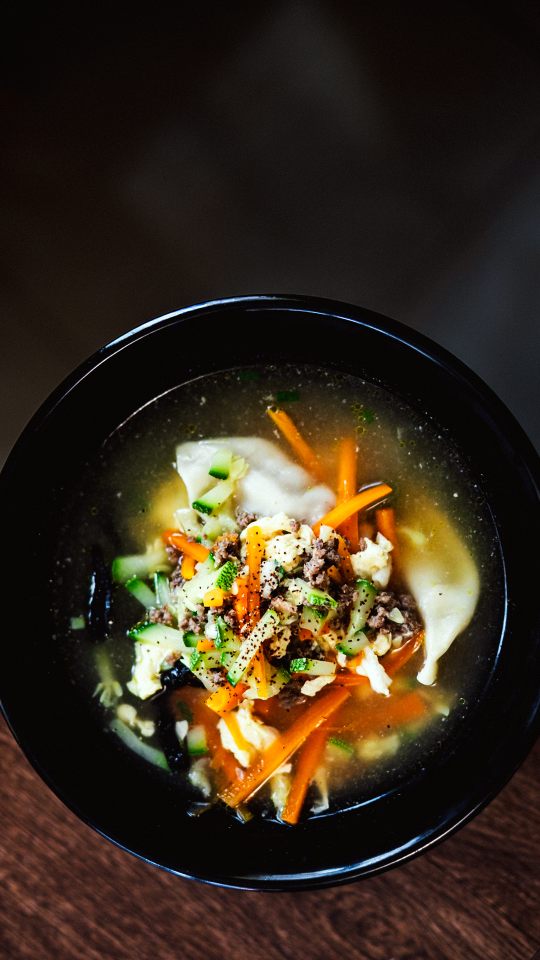
#> input picture historias/fotos/mandu-guk-cenital.jpg, 1080 x 1920 px (shown at 1/2 size)
$ python verificar.py ../fotos/mandu-guk-cenital.jpg ../fotos/mandu-guk-vapor.jpg 5
#> lines starting #> are read from the running program, lines starting #| are printed output that depends on the picture; after the words box and inside, x2 and y2 are one past the last pixel; in counts of white or black regions, pixels touching at a corner belong together
#!/usr/bin/env python3
"""Mide un render contra los valores de la referencia y avisa si el texto pisa algo.

    python3 herramientas/verificar.py fotos/mi-foto.jpg render.png

Aísla el texto restando el render contra su foto de fondo, así que mide la
tinta real y no lo que dice el CSS. Informa:

  - altura de tinta de cada nivel, contra los valores de la referencia
  - geometría del bloque (ancla, margen, arranque, medida, interlineado)
  - cuántas bandas de texto hay: si son más de las esperadas, alguna línea
    se partió sola, que es un bug silencioso y fácil de no ver
  - el aire hasta el primer detalle de la foto, o si lo interseca

Valores de la referencia (1449x2576 normalizada a 1080x1920):
  nombre 32 px de tinta · hangul 32 · bajada 20
  margen 14.2 % · arranque 12.4 % · medida 50.3 % · interlineado 37.8 px
"""
import sys
import numpy as np
from PIL import Image

REF = {"nombre": 32.0, "hangul": 32.0, "bajada": 20.0,
       "margen_pc": 14.2, "arriba_pc": 12.4, "medida_pc": 50.3, "interlinea": 37.8}


def bandas_de(mask):
    filas = mask.any(axis=1)
    salida, y, H = [], 0, mask.shape[0]
    while y < H:
        if filas[y]:
            y0 = y
            while y < H and filas[y]:
                y += 1
            salida.append((y0, y - 1))
        else:
            y += 1
    return salida


def alto_de(mask, banda, x0, x1):
    sub = mask[banda[0]:banda[1] + 1, x0:x1 + 1]
    ys = np.where(sub.any(axis=1))[0]
    return ys.max() - ys.min() + 1, banda[0] + ys.min()


def main(foto_path, render_path, esperadas=6):
#> called with foto_path = '../fotos/mandu-guk-cenital.jpg', render_path = '../fotos/mandu-guk-vapor.jpg', esperadas = 5
    foto = np.asarray(Image.open(foto_path).convert("RGB").resize((1080, 1920)), np.int16)
    comp = np.asarray(Image.open(render_path).convert("RGB"), np.int16)
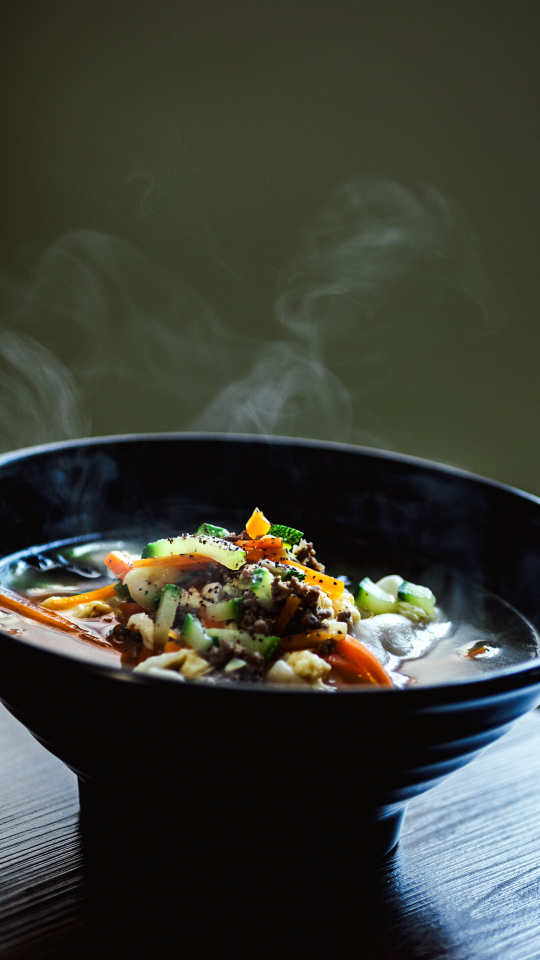
#> input picture historias/fotos/mandu-guk-vapor.jpg, 1080 x 1920 px (shown at 1/2 size)
    mask = np.abs(comp - foto).max(axis=2) > 24
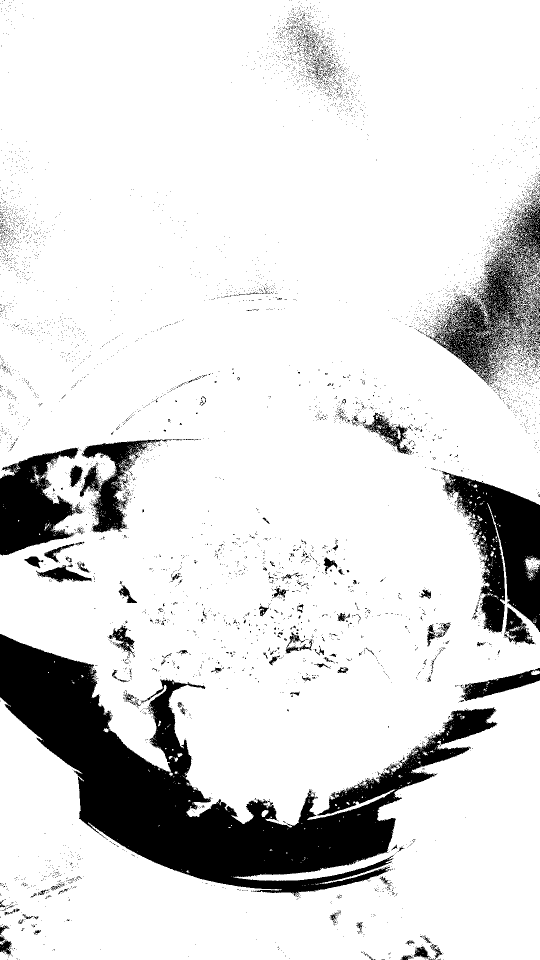
#> mask: shape (1920, 1080) bool (shown at 1/2 size); 86.6% white; 6854 black regions (6706 under 20 px), largest, box (x1, y1, x2, y2) and area: (0, 1268, 994, 1792) 156095, (884, 942, 1080, 1265) 31406, (852, 394, 1080, 770) 24032
    H, W = mask.shape
#> H = 1920; W = 1080

    bandas = bandas_de(mask)
#> after the loop in bandas_de, `while y < H:`: salida = [(0, 1919)]; y = 1920
#> bandas = [(0, 1919)]
    print(f"bandas de texto: {len(bandas)}  (esperadas {esperadas})")
#| bandas de texto: 1  (esperadas 5)
    if len(bandas) != esperadas:
        print("  !! alguna línea se partió o se fusionó. Revisá --medida antes de seguir.")
    for i, (a, b) in enumerate(bandas):
        xs = np.where(mask[a:b + 1].any(axis=0))[0]
        print(f"    {i}: y {a:>4}-{b:<4} x {xs.min():>4}-{xs.max():<4} ancho {xs.max()-xs.min()+1}")
#> this loop made 1 pass
#|     0: y    0-1919 x    0-1079 ancho 1080

    if len(bandas) >= 3:
        xs0 = np.where(mask[bandas[0][0]:bandas[0][1] + 1].any(axis=0))[0]
        xs2 = np.where(mask[bandas[2][0]:bandas[2][1] + 1].any(axis=0))[0]
        n, ny = alto_de(mask, bandas[0], xs0.min(), xs0.min() + 34)
        h = bandas[1][1] - bandas[1][0] + 1
        b_, by = alto_de(mask, bandas[2], xs2.min(), xs2.min() + 20)
        print("\naltura de tinta        real   referencia")
        for etq, v, r in (("nombre", n, REF["nombre"]), ("hangul", h, REF["hangul"]),
                          ("bajada", b_, REF["bajada"])):
            print(f"  {etq:<8} {v:>10.1f}   {r:>8.1f}   {'ok' if abs(v-r) <= 1.5 else 'DESVIADO'}")
        print(f"\n  nombre -> hangul (tope a tope) {bandas[1][0]-ny:6.1f}   ref 49.9")
        print(f"  hangul -> bajada (tope a tope) {by-bandas[1][0]:6.1f}   ref 63.4")

    xs = np.where(mask.any(axis=0))[0]
#> xs = 1080 values from 0 to 1079
    ys = np.where(mask.any(axis=1))[0]
#> ys = 1920 values from 0 to 1919
    izq, der = xs.min(), W - 1 - xs.max()
#> izq = 0; der = 0
    ancla = "left" if izq < der else "right"
#> ancla = 'right'
    margen = min(izq, der)
#> margen = 0
    inter = np.mean([bandas[i + 1][0] - bandas[i][0] for i in range(2, len(bandas) - 1)]) \
        if len(bandas) > 3 else float("nan")
#> inter = nan
    print(f"\ngeometría               real            referencia")
    print(f"  ancla                 {ancla:<15} —")
#|   ancla                 right           —
    print(f"  margen                {margen:>4.0f} px ({100*margen/W:4.1f} %)  {REF['margen_pc']:>4.1f} %")
#|   margen                   0 px ( 0.0 %)  14.2 %
    print(f"  arranque              {ys.min():>4.0f} px ({100*ys.min()/H:4.1f} %)  {REF['arriba_pc']:>4.1f} %")
#|   arranque                 0 px ( 0.0 %)  12.4 %
    print(f"  medida                {xs.max()-xs.min():>4.0f} px ({100*(xs.max()-xs.min())/W:4.1f} %)  {REF['medida_pc']:>4.1f} %")
#|   medida                1079 px (99.9 %)  50.3 %
    print(f"  interlineado          {inter:>4.1f} px          {REF['interlinea']:>4.1f} px")
#|   interlineado           nan px          37.8 px

    # ¿el texto pisa algo? buscar la primera fila con detalle fuerte por debajo
    g = np.asarray(Image.open(foto_path).convert("L").resize((1080, 1920)), np.float32) / 255
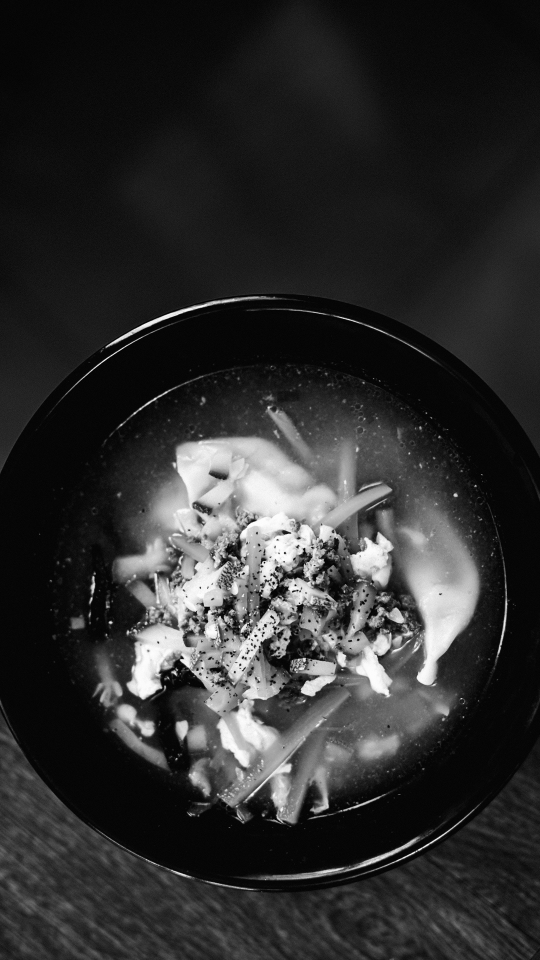
#> g: shape (1920, 1080) float32 (shown at 1/2 size); min 0, max 1, mean 0.181
    det = np.array([g[y:y + 10].std() for y in range(0, H - 10, 10)])
#> det = 191 values, max 0.352 at index 118, min 0.0171 at index 0, mean 0.151
    abajo = [i * 10 for i, v in enumerate(det) if v > 0.035 and i * 10 > ys.min()]
#> abajo = 132 values from 590 to 1900
    if not abajo:
        print("\n  la foto no tiene detalle fuerte por debajo del bloque.")
        return
    primera = abajo[0]
#> primera = 590
    aire = primera - ys.max()
#> aire = -1329
    print(f"\n  primer detalle fuerte de la foto: y {primera}")
#|   primer detalle fuerte de la foto: y 590
    if aire >= 40:
        print(f"  aire {aire} px — holgado.")
        return
    if aire >= 0:
        print(f"  aire {aire} px — pasa, pero es poco: no entra otra línea.")
        return

    # Pisa algo. Que "pise" no siempre es un defecto: el vapor es
    # translúcido y el texto puede seguir leyéndose. Sin el contraste no
    # hay con qué decidir, así que lo damos acá mismo.
    print(f"  !! EL TEXTO PISA UN ELEMENTO: se superpone {-aire} px.")
#|   !! EL TEXTO PISA UN ELEMENTO: se superpone 1329 px.
    a = np.asarray(Image.open(foto_path).convert("RGB").resize((1080, 1920)), np.float32)/255
    lin = np.where(a <= 0.04045, a/12.92, ((a+0.055)/1.055)**2.4)
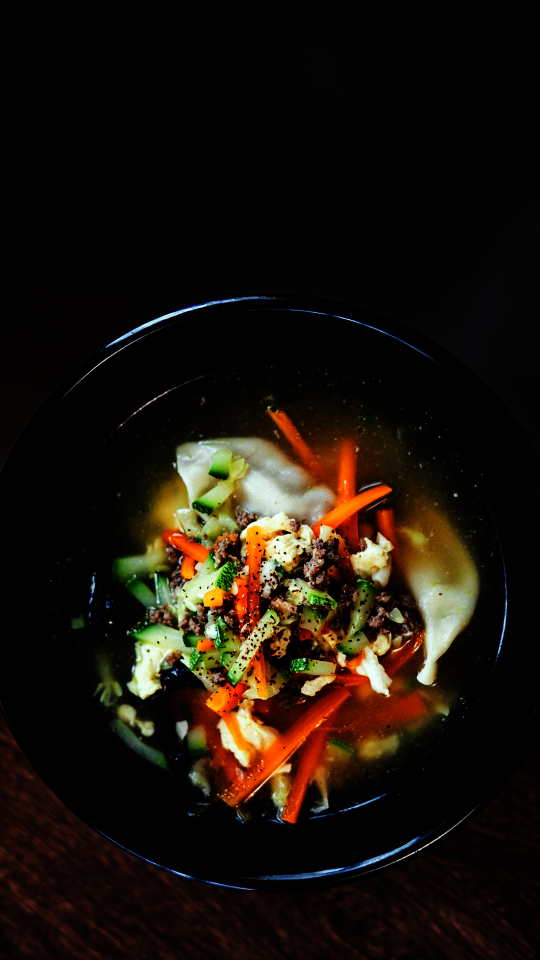
#> lin: shape (1920, 1080, 3) float32 (shown at 1/2 size); mean R, G, B 0.11, 0.0776, 0.0443
    Y = lin[..., 0]*0.2126 + lin[..., 1]*0.7152 + lin[..., 2]*0.0722
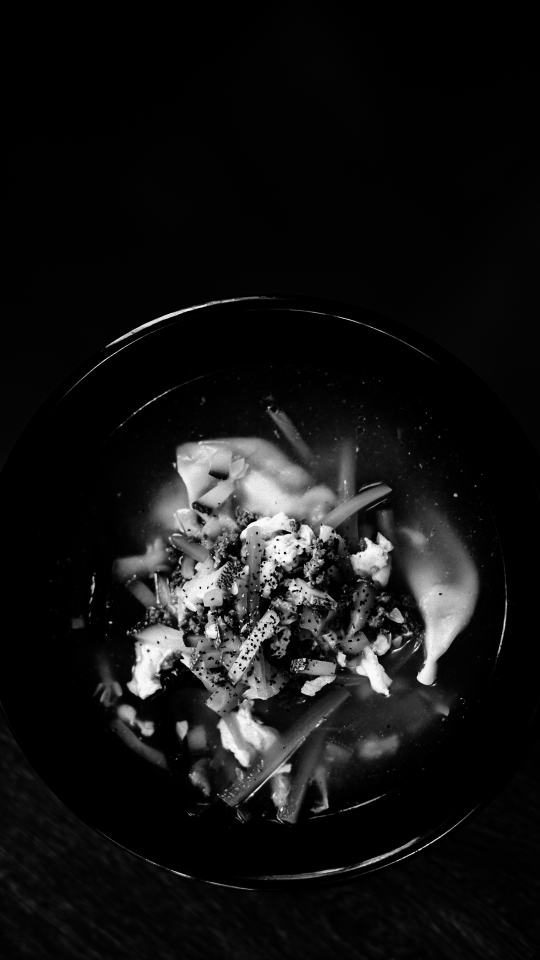
#> Y: shape (1920, 1080) float32 (shown at 1/2 size); min 0, max 1, mean 0.0824
    huella = Y[ys.min():ys.max()+1, xs.min():xs.max()+1]
    def c(Ya, Yb): return (max(Ya, Yb)+0.05)/(min(Ya, Yb)+0.05)
    tinta = 1.0 if huella.mean() < 0.18 else 0.0103
#> tinta = 1
    peor = c(tinta, float(huella.max() if tinta == 1.0 else huella.min()))
#> peor = 1
    print(f"     contraste en la huella: peor {peor:.2f}:1   medio "
          f"{c(tinta, float(huella.mean())):.2f}:1   (AA pide 4.5:1)")
#|      contraste en la huella: peor 1.00:1   medio 7.93:1   (AA pide 4.5:1)
    if peor >= 4.5:
        print("     sigue legible: es cuestión de criterio, no de contraste. MIRALO.")
    else:
        print("     además pierde legibilidad: hay que subir o acortar el bloque.")


if __name__ == "__main__":
    if len(sys.argv) < 3:
        sys.exit(__doc__)
    esperadas = int(sys.argv[3]) if len(sys.argv) > 3 else 6
    main(sys.argv[1], sys.argv[2], esperadas)
